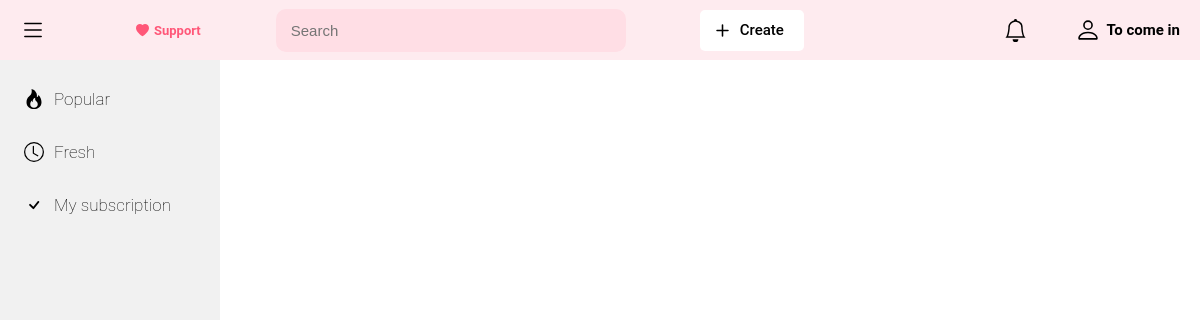
Page /post/category/5 on the earlier database version.
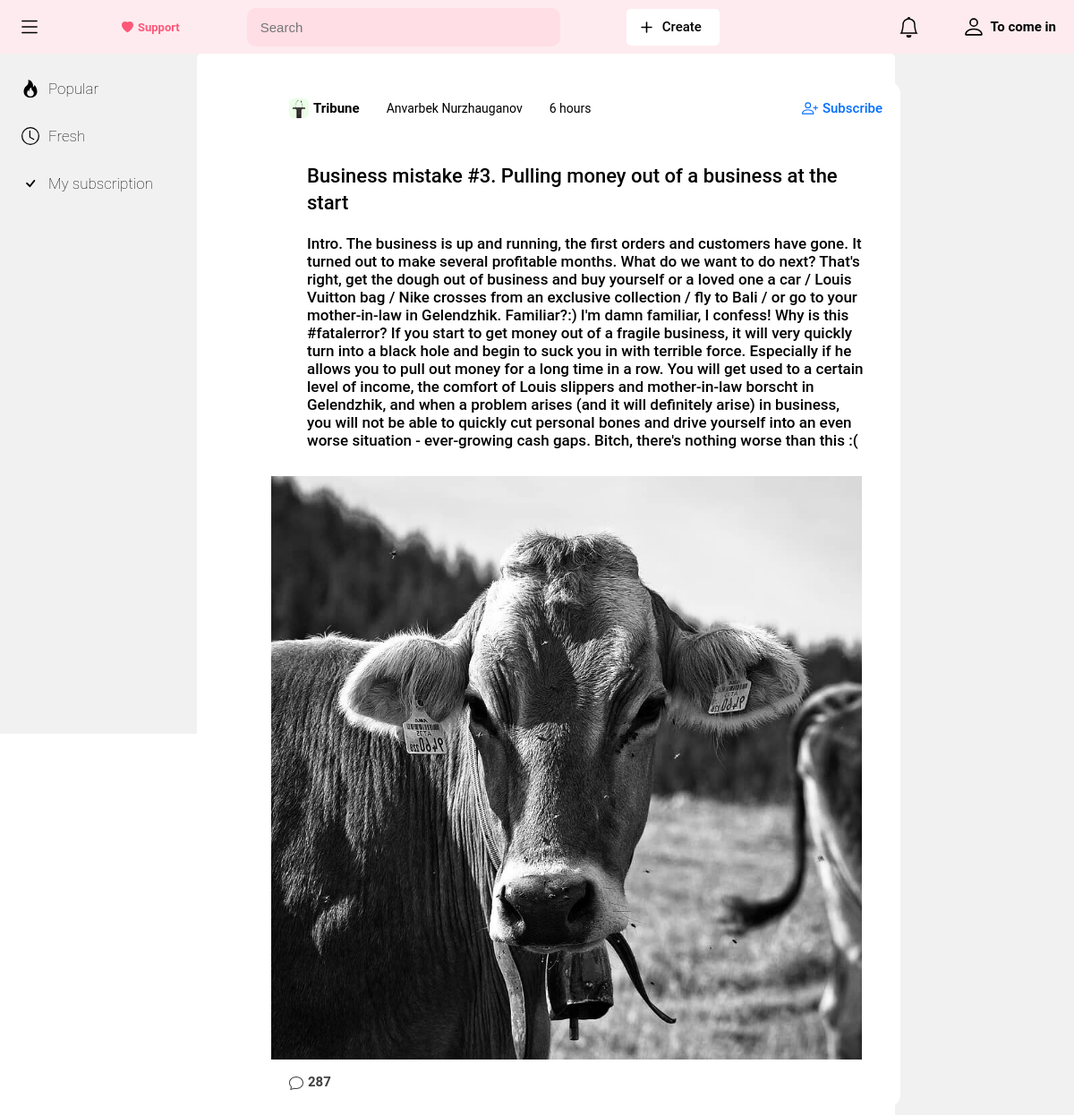
Same page on the later database version.
### post/models.py (models this page shows, shortened)
class Post(models.Model):
    author = models.ForeignKey(CustomUser, on_delete=models.CASCADE)
    post_image = models.ImageField('Post image', blank=True, null=True, upload_to='post_images/')
    title = models.CharField('Post title', max_length=255)
    description = models.TextField('Post description')
    category = models.ForeignKey(CategoryPost, verbose_name='Post category', on_delete=models.CASCADE)
    date_created = models.DateTimeField('Post date created', auto_now_add=True)
    like_post = models.ManyToManyField(CustomUser, verbose_name='Do you like this post?', blank=True, null=True, related_name='like_post')
    view_post = models.ManyToManyField(CustomUser, verbose_name='You viewed this post', blank=True, null=True, related_name='view_post')
    subscribe_author = models.ManyToManyField(CustomUser, verbose_name='Do you subscribe for author this post?', blank=True, null=True, related_name='subscribe_author')
    class Meta:
        verbose_name = 'Post'
        verbose_name_plural = 'Posts'
        db_table = 'post'

class CategoryPost(models.Model):
    category_image = models.ImageField('Category image', blank=True, null=True, upload_to='category_images/')
    title = models.CharField('Category title', max_length=255)
    description = models.TextField('Category description')
    class Meta:
        verbose_name = 'Category'
        verbose_name_plural = 'Categories'
        db_table = 'category_post'

### account/models.py (models this page shows, shortened)
class CustomUser(AbstractUser):
    GENDER_CHOICE = (
        ('Male', 'Male'),
        ('Female', 'Female')
    )
    age = models.PositiveSmallIntegerField('Age', default=1)
    gender = models.CharField('Gender', choices=GENDER_CHOICE, max_length=255)
    phone_number = models.CharField('Phone number', max_length=255)
    class Meta:
        verbose_name = 'User'
        verbose_name_plural = 'Users'
        db_table = 'user'

### post/views.py (the view)
# urls.py: path('category/<int:pk>', views.CategoryPostDetailView.as_view(), name='detail_category_post'),
class CategoryPostDetailView(DetailView):
    model = CategoryPost
    template_name = 'post/category_post_detail.html'
    context_object_name = 'category_post'
    def get_context_data(self, **kwargs):
        context = super(CategoryPostDetailView, self).get_context_data(**kwargs)
        context['post_list'] = Post.objects.filter(category=self.object.id)
        return context

### main/context_processors.py (called while the page is built)
def message_processor(request):
    url_name = resolve(request.path_info).url_name
    if url_name == 'home' or url_name == 'popular_posts':
        num = 1
    elif url_name == 'fresh_posts':
        num = 2
    elif url_name == 'my_subscription':
        num = 3
    else:
        num = 0
    return {
        'page': num
    }

### post/templates/post/category_post_detail.html (shortened to what this page needs)
{% extends 'main/base.html' %}
{% block content %}
    <div class="section_post_container">
        {% for post in post_list %}
            <div class="section_get_post_container">
                <div class="post_container_header_block">
                    <div class="post_header_main_info">
                        <a href="{% url 'detail_category_post' post.category.id %}" class="post_header_category_block">
                            <div class="post_category_image" style="background-image: url('{{ post.category.category_image.url }}')"></div>
                            <span>{{ post.category.title }}</span>
                        </a>
                        <a href="" class="post_header_author_block">
                            <span>{{ post.author.first_name }} {{ post.author.last_name }}</span>
                        </a>
                        <a href="" class="post_header_time_duration_block">
                            <span>6 hours</span>
                        </a>
                    </div>
                    <a href="" class="post_header_subscribe_button_block">
                        <span>Subscribe</span>
                    </a>
                </div>
                <div class="post_container_text_block">
                    <h1><a href="{% url 'detail_post' post.id %}">{{ post.title }}</a></h1>
                    <p>{{ post.description }}</p>
                </div>
                <div class="post_container_post_image_block">
                    <a href="{% url 'detail_post' post.id %}"><img src="{{ post.post_image.url }}" alt="{{ post.category.category_image.title }}"></a>
                </div>
                <div class="post_container_footer_block">
                    <div class="post_footer_comment">
                        <span>287</span>
                    </div>
                </div>
            </div>
        {% endfor %}
    </div>
{% endblock %}

Differences in the rows shown:
added Post: category.category_image (picture), category "Tribune", author.first_name "Anvarbek", author.last_name "Nurzhauganov", title "Business mistake #3. Pulling money out of a business at the start", description "Intro. The business is up and running, the first orders and customers have gone. It turned out to make several profitable months. What do we want to do next? That's right, get the dough out of business and buy yourself or a loved one a car / Louis Vuitton bag / Nike crosses from an exclusive collection / fly to Bali / or go to your mother-in-law in Gelendzhik. Familiar?:) I'm damn familiar, I confess! Why is this #fatalerror? If you start to get money out of a fragile business, it will very quickly turn into a black hole and begin to suck you in with terrible force. Especially if he allows you to pull out money for a long time in a row. You will get used to a certain level of income, the…", post_image (picture)
